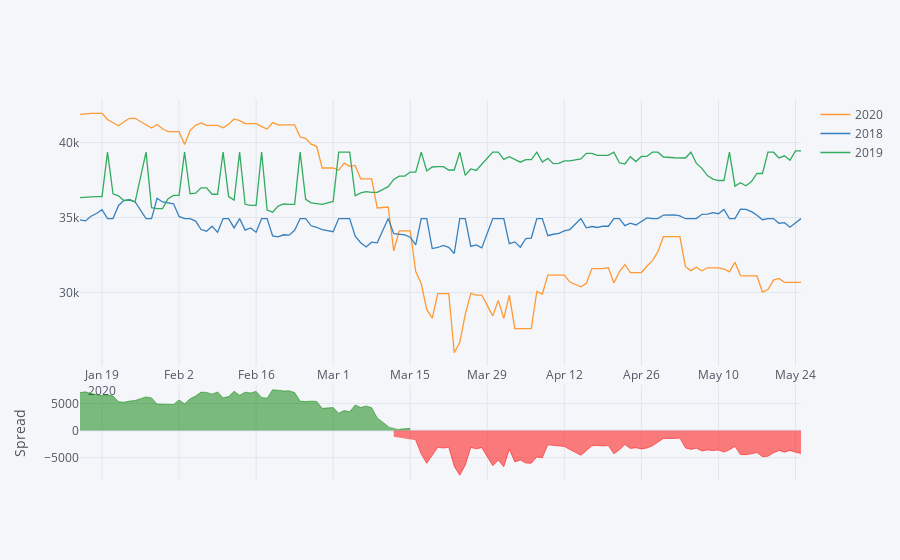

Notebook source saved alongside this figure:
### Code cell
configure_plotly_browser_state()
init_notebook_mode(connected=True)
sensex[['2020', '2018', '2019']].iplot(kind='spread')
